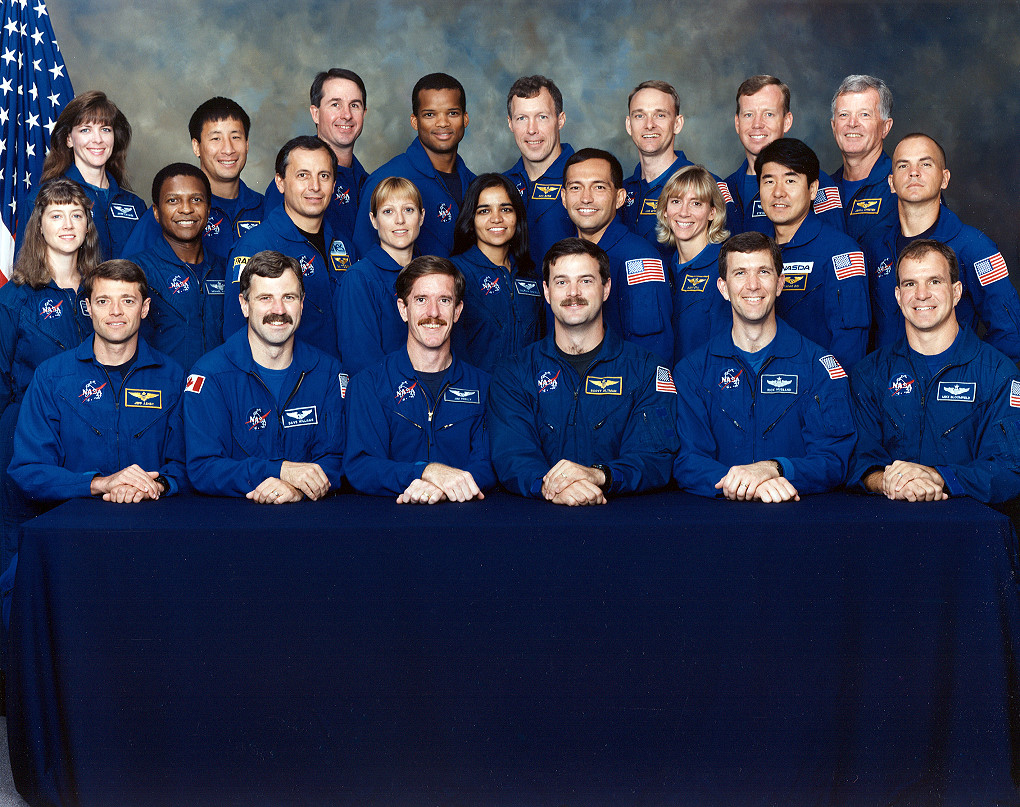
#> input picture Face_detection_recognition_and_matching/1 Face detection/Practical_Assignment_Material_1/data/NASA2.bmp, 1020 x 807 px, given in place of the camera
$ jupyter execute colormotiondetection.ipynb   (shell and % lines are left out)   (Python 2 division)   (text cells are left out)
#> lines starting #> are read from the running program, lines starting #| are printed output that depends on the picture
[cell 1]
# import the necessary packages

from collections import deque
import numpy as np
import cv2
import time
import datetime


#Convenience resize function
def resize(image, width=None, height=None, inter=cv2.INTER_AREA):
    # initialize the dimensions of the image to be resized and
    # grab the image size
    dim = None
    (h, w) = image.shape[:2]

    # if both the width and height are None, then return the
    # original image
    if width is None and height is None:
        return image

    # check to see if the width is None
    if width is None:
        # calculate the ratio of the height and construct the
        # dimensions
        r = height / float(h)
        dim = (int(w * r), height)

    # otherwise, the height is None
    else:
        # calculate the ratio of the width and construct the
        # dimensions
        r = width / float(w)
        dim = (width, int(h * r))

    # resize the image
    resized = cv2.resize(image, dim, interpolation=inter)

    # return the resized image
    return resized
VIDEODEV = 0

[cell 2]
def setup_trackbars(range_filter):
#> called with range_filter = 'HSV'
    cv2.namedWindow("Trackbars", 0)
    for i in ["MIN", "MAX"]:
        for j in range_filter:
            v = 0 if i == "MIN" else 255
            cv2.createTrackbar("%s_%s" % (j, i), "Trackbars", v, 255, lambda x : None)


def get_trackbar_values(range_filter):
    values = {}

    for i in ["MIN", "MAX"]:
        for j in range_filter:
            v = cv2.getTrackbarPos("%s_%s" % (j, i), "Trackbars")
            values["%s_%s" % (j, i)] = v
    return values

camera = cv2.VideoCapture(VIDEODEV); assert camera.isOpened()
setup_trackbars('HSV')
while True:
        (grabbed, frame) = camera.read()
#> frame is the input picture: shape (807, 1020, 3); mean B, G, R 82.4, 56.4, 48.5
        frame_to_thresh = cv2.cvtColor(frame, cv2.COLOR_BGR2HSV)
#> frame_to_thresh: shape (807, 1020, 3); mean H, S, V 94.7, 163.6, 90.8
        v = get_trackbar_values('HSV')
        thresh = cv2.inRange(frame_to_thresh, (v['H_MIN'], v['S_MIN'], v['V_MIN']), (v['H_MAX'], v['S_MAX'], v['V_MAX']))
#> thresh: shape (807, 1020); every value is 255
        cv2.imshow("Original", frame)
        cv2.imshow("Thresh", thresh)
        if cv2.waitKey(1) & 0xFF is ord('q'):
#> (key q is pressed here)
            break

print "Lower = (%d,%d,%d)" % (v['H_MIN'], v['S_MIN'], v['V_MIN'])
print "Upper = (%d,%d,%d)" % (v['H_MAX'], v['S_MAX'], v['V_MAX'])
# cleanup the camera and close any open windows
camera.release()
cv2.destroyAllWindows()

[cell 3]
# define the lower and upper boundaries of the "yellow"
# ball in the HSV color space, then initialize the
# list of tracked points
colorLower = (v['H_MIN'], v['S_MIN'], v['V_MIN'])
colorUpper = (v['H_MAX'], v['S_MAX'], v['V_MAX'])
tailsize = 64
pts = deque(maxlen=tailsize)

[cell 4]
camera = cv2.VideoCapture(VIDEODEV); assert camera.isOpened()
# keep looping
while True:
    # grab the current frame
    (grabbed, frame) = camera.read()

    # resize the frame, blur it, and convert it to the HSV
    # color space
    frame = resize(frame, width=600)
    blurred = cv2.GaussianBlur(frame, (11, 11), 0)
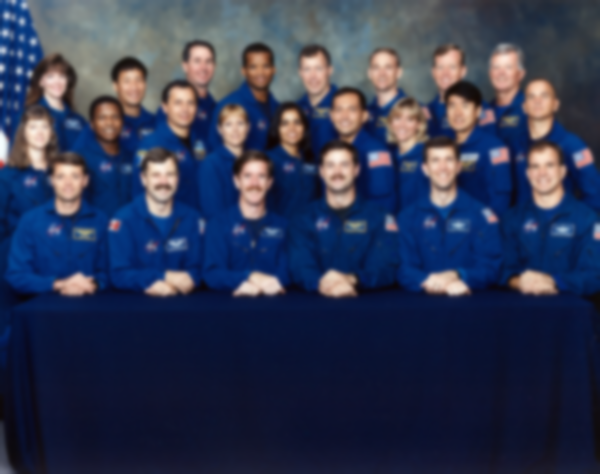
#> blurred: shape (474, 600, 3); mean B, G, R 82.4, 56.4, 48.5
    hsv = cv2.cvtColor(blurred, cv2.COLOR_BGR2HSV)
#> hsv: shape (474, 600, 3); mean H, S, V 96, 154.6, 89.4
     # show the frame to our screen
    cv2.imshow("HSV", hsv)
    cv2.imshow("Frame", frame)
    key = cv2.waitKey(1) & 0xFF
#> (key q is pressed here)

    # if the 'q' key is pressed, stop the loop
    if key == ord("q"):
        break
# cleanup the camera and close any open windows
camera.release()
cv2.destroyAllWindows()

[cell 5]
VIDEODEV = 0
camera = cv2.VideoCapture(VIDEODEV); assert camera.isOpened()
time.sleep(0.25)
firstFrame = None

# loop over the frames of the video
while True:
    # grab the current frame and initialize the occupied/unoccupied
    # text
    (grabbed, frame) = camera.read()
    text = "Unoccupied"

    # resize the frame, convert it to grayscale, and blur it
    frame = resize(frame, width=500)
#> call 2 of resize, with width = 500, inter = 3
#> in resize (call 2), `resized = cv2.resize(image, dim, interpolation=inter)`:
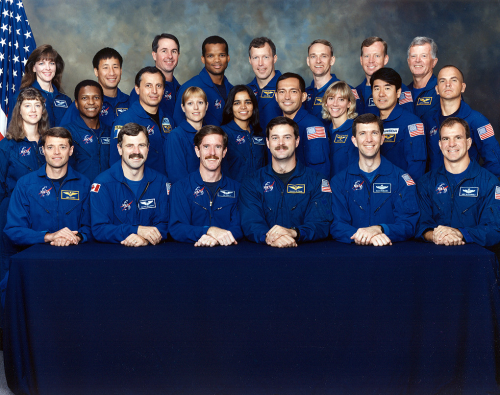
#> resized: shape (395, 500, 3); mean B, G, R 82.4, 56.4, 48.5
    gray = cv2.cvtColor(frame, cv2.COLOR_BGR2GRAY)
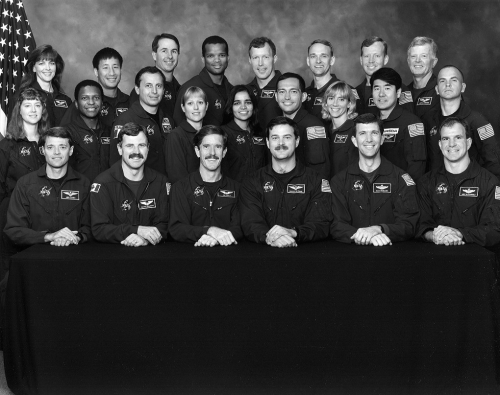
#> gray: shape (395, 500); min 2, max 254, mean 57
    gray = cv2.GaussianBlur(gray, (21, 21), 0)
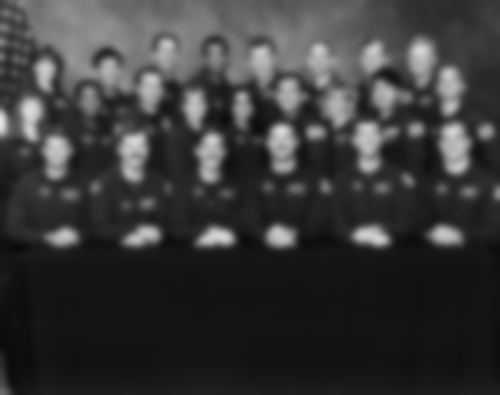
#> gray: shape (395, 500); min 11, max 230, mean 57
    # draw the text and timestamp on the frame
    cv2.putText(frame, "Room Status: {}".format(text), (10, 20),cv2.FONT_HERSHEY_SIMPLEX, 0.5, (0, 0, 255), 2)
    cv2.putText(frame, datetime.datetime.now().strftime("%A %d %B %Y %I:%M:%S%p"),(10, frame.shape[0] - 10), cv2.FONT_HERSHEY_SIMPLEX, 0.35, (0, 0, 255), 1)
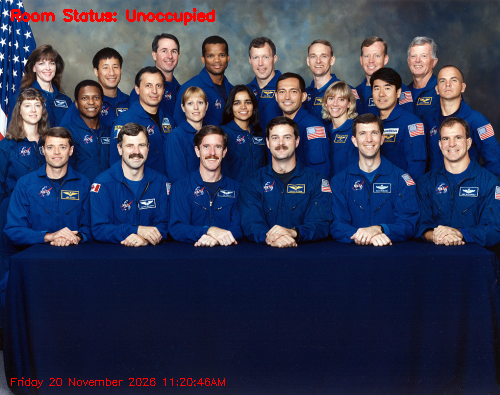
#> frame: shape (395, 500, 3); mean B, G, R 81.4, 55.5, 50

    # show the frame and record if the user presses a key
    cv2.imshow("Security Feed", gray)
    key = cv2.waitKey(1) & 0xFF
#> (key q is pressed here)
    # if the `q` key is pressed, break from the lop
    if key == ord("q"):
        break

firstFrame = gray
camera.release()
cv2.destroyAllWindows()

[cell 6]
camera = cv2.VideoCapture(VIDEODEV); assert camera.isOpened()
min_area = 500
diffDelta = 25
time.sleep(0.25)
#colorLower = (0,157,109)
#colorUpper = (255,255,255)
# keep looping
while True:
    # grab the current frame
    (grabbed, frame_orig) = camera.read()

    # resize the frame, blur it, and convert it to the HSV
    # color space
    frame = resize(frame_orig, width=600)
    blurred = cv2.GaussianBlur(frame, (11, 11), 0)
    hsv = cv2.cvtColor(blurred, cv2.COLOR_BGR2HSV)

    frame_grey = resize(frame_orig, width=500)
    gray = cv2.cvtColor(frame_grey, cv2.COLOR_BGR2GRAY)
    gray = cv2.GaussianBlur(gray, (21, 21), 0)

    # construct a mask for the color selected, then perform
    # a series of dilations and erosions to remove any small
    # blobs left in the mask
    mask = cv2.inRange(hsv, colorLower, colorUpper)
#> mask: shape (474, 600); every value is 255
    mask = cv2.erode(mask, None, iterations=2)
    mask = cv2.dilate(mask, None, iterations=2)


    # compute the absolute difference between the current frame and
    # first frame
    frameDelta = cv2.absdiff(firstFrame, gray)
#> frameDelta: shape (395, 500); every value is 0
    thresh = cv2.threshold(frameDelta, diffDelta, 255, cv2.THRESH_BINARY)[1]

    # dilate the thresholded image to fill in holes, then find contours
    # on thresholded image
    thresh = cv2.dilate(thresh, None, iterations=2)
    cnts_grey = cv2.findContours(thresh.copy(), cv2.RETR_EXTERNAL,cv2.CHAIN_APPROX_SIMPLE)[-2]
#> cnts_grey = []

    # loop over the contours
        #text = "Occupied"


    # find contours in the mask and initialize the current
    # (x, y) center of the ball
    cnts = cv2.findContours(mask.copy(), cv2.RETR_EXTERNAL,cv2.CHAIN_APPROX_SIMPLE)[-2]
#> cnts = [[[0, 0], [0, 473], [599, 473], [599, 0]]]
    center = None

    # only proceed if at least one contour was found
    if len(cnts) > 0:
        # find the largest contour in the mask, then use
        # it to compute the minimum enclosing circle and
        # centroid
        c = max(cnts, key=cv2.contourArea)
#> c = [[0, 0], [0, 473], [599, 473], [599, 0]]
        ((x, y), radius) = cv2.minEnclosingCircle(c)
#> x = 299.5; y = 236.5; radius = 381.6
        M = cv2.moments(c)
#> M = moments, m00 283327, centre m10/m00, m01/m00 = (299.5, 236.5)
        center = (int(M["m10"] / M["m00"]), int(M["m01"] / M["m00"]))
#> center = (299, 236)
        #if center[0]>x & center[0] < (x+w) & center[1]> y & center[1]
        for cg in cnts_grey:
        # if the contour is too small, ignore it
            if cv2.contourArea(cg) < min_area:
                continue
        # compute the bounding box for the contour, draw it on the frame,
        # and update the text
            (x1, y1, w, h) = cv2.boundingRect(cg)
            if x>x1 and x < (x1+w) and y>y1 and y<(y1+h):
                cv2.rectangle(frame, (x1, y1), (x1 + w, y1 + h), (0, 255, 0), 2)
#> this loop made 0 passes
        # only proceed if the radius meets a minimum size
        if radius > 10:
            # draw the circle and centroid on the frame,
            # then update the list of tracked points
            cv2.circle(frame, (int(x), int(y)), int(radius),(0, 255, 255), 2)
            cv2.circle(frame, center, 5, (0, 0, 255), -1)
#> frame: shape (474, 600, 3); mean B, G, R 82.3, 56.4, 48.6
            cv2.putText(frame, "x: {}, y: {}".format(center[0], center[1]),(10, frame.shape[0] - 10), cv2.FONT_HERSHEY_SIMPLEX,
                        0.35, (0, 0, 255), 1)
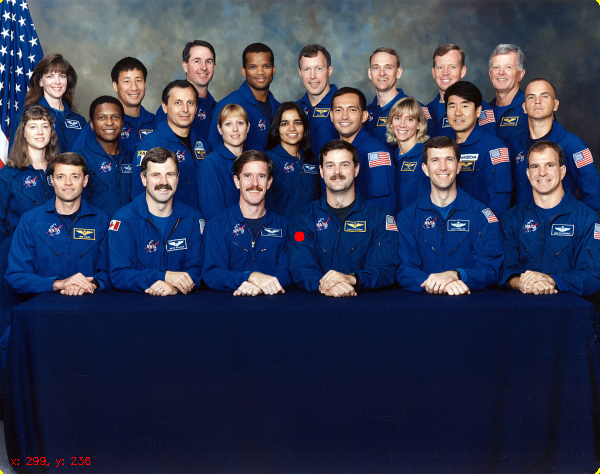
#> frame: shape (474, 600, 3); mean B, G, R 82.3, 56.4, 48.7
    # update the points queue
    pts.appendleft(center)

    # loop over the set of tracked points
    for i in xrange(1, len(pts)):
        # if either of the tracked points are None, ignore
        # them
        if pts[i - 1] is None or pts[i] is None:
            continue

        # otherwise, compute the thickness of the line and
        # draw the connecting lines
        thickness = int(np.sqrt(tailsize / float(i + 1)) * 2.5)
        cv2.line(frame, pts[i - 1], pts[i], (0, 0, 255), thickness)

         # show the frame and record if the user presses a key
    cv2.imshow("Thresh", thresh)
    cv2.imshow("Frame Delta", frameDelta)

    # show the frame to our screen
    cv2.imshow("Frame", frame)
    key = cv2.waitKey(1) & 0xFF
#> (key q is pressed here)

    # if the 'q' key is pressed, stop the loop
    if key == ord("q"):
        break
# cleanup the camera and close any open windows
camera.release()
cv2.destroyAllWindows()
